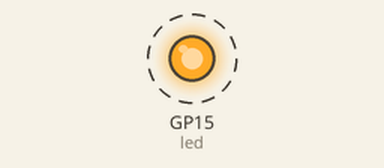
This program was run on a simulated Raspberry Pi Pico running MicroPython. On the bench: output pins drawn as LEDs (lit = HIGH). Dashed ring = blinking.

Above: at 0.2 s.
Timing chart, 0 to 3.0 s (numbered marks = the images above):
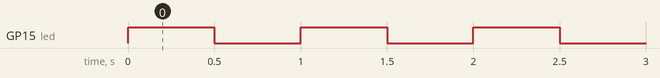

Measured:
- by itself, GP15 (led): alternates HIGH for 0.50 s and LOW for 0.50 s

The program:

main.py
```python
import uasyncio as asyncio
from machine import Pin

led = Pin(15, Pin.OUT)

async def blink():
    while True:
        led.toggle()
        await asyncio.sleep_ms(500)

asyncio.run(blink())
```
